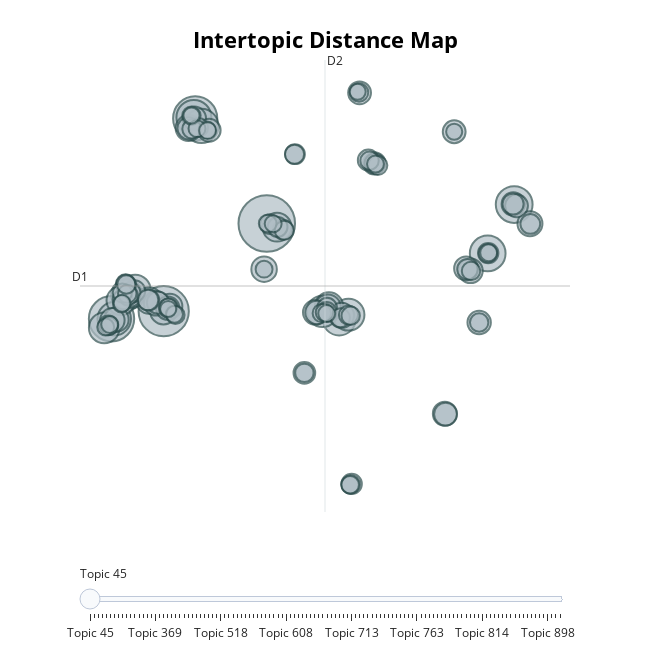

The notebook cell this image was saved under:
### Markdown cell above
While for exclusively true news it looks like this:

### Code cell
topic_model.visualize_topics(list(only_true_topics))
